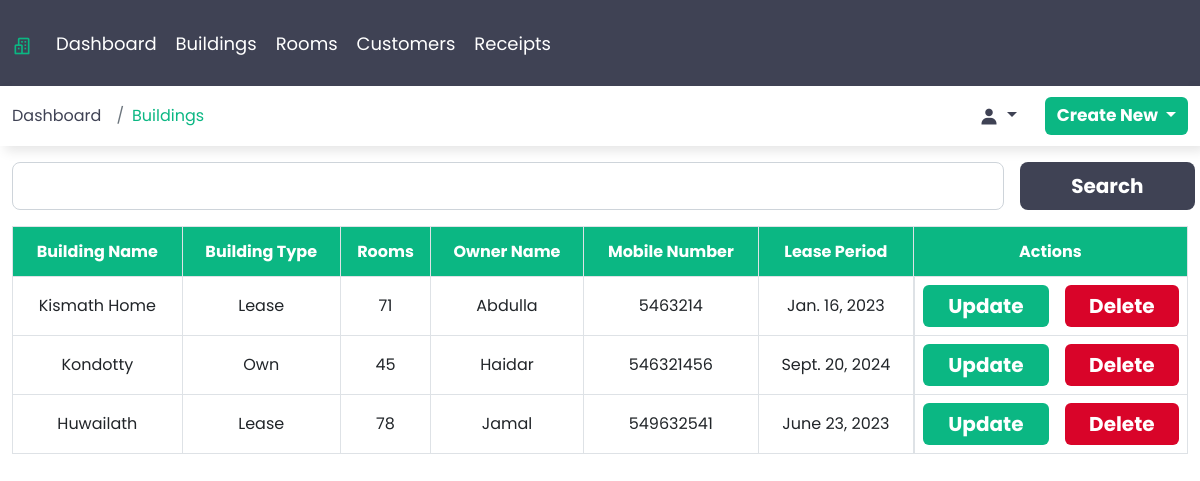
The app's page /buildings (signed in) with its own data.
### webapp/models.py (models this page shows, shortened)
class Building(models.Model):
    building_name = models.CharField(max_length=50)
    name_of_owner = models.CharField(max_length=50)
    building_type = models.ForeignKey(BuildingType, on_delete=models.CASCADE)
    number_of_rooms = models.IntegerField()
    mobile_number = models.IntegerField()
    current_lease_period = models.DateField()
    class Meta:
        verbose_name_plural = 'Buildings'

class BuildingType(models.Model):
    building_type = models.CharField(max_length=100)
    class Meta:
        verbose_name_plural = 'Building Type'
    def __str__(self):
        return self.building_type

### webapp/views.py (the view)
# urls.py: path('buildings', views.BuildingsView, name='buildings'),
@login_required()
def BuildingsView(request):
    building_list = Building.objects.all()
    return render(request, 'buildings.html', {'context': 'Buildings', 'building_list': building_list})

### templates/buildings.html (shortened to what this page needs)
{% extends 'base.html' %}
{% load static %}
{% block content %}
    <div class="container-fluid">
        <div class="sub-box">
            <div class="row">
                <div class="col-sm-12 mt-3">
                    <div class="row">
                        <div class="col-sm-12 col-md-12 col-lg-12 col-xl-12 col-xxl-12 search-col">
                            <form action="" class="d-flex gap-3">
                                <input type="text" class="form-control form-control-lg" id="search" >
                                <button type="submit" class="btn btn-lg search">Search</button>
                            </form>
                        </div>
                    </div>
                </div>
                <div class="col-sm-12 mt-3 table-responsive">
                    <table class="table table-hover table-bordered text-center ">
                        <thead>
                            <tr>
                                <th scope="col" class="align-middle">Building Name</th>
                                <th scope="col" class="align-middle">Building Type</th>
                                <th scope="col" class="align-middle">Rooms</th>
                                <th scope="col" class="align-middle">Owner Name</th>
                                <th scope="col" class="align-middle">Mobile Number</th>
                                <th scope="col" class="align-middle">Lease Period</th>
                                <th scope="col" class="align-middle">Actions</th>
                            </tr>
                        </thead>
                        <tbody>
                            {% for list in building_list %}
                            <tr>
                                <td class="align-middle">{{list.building_name}}</td>
                                <td class="align-middle">{{list.building_type}}</td>
                                <td class="align-middle">{{list.number_of_rooms}}</td>
                                <td class="align-middle">{{list.name_of_owner}}</td>
                                <td class="align-middle">{{list.mobile_number}}</td>
                                <td class="align-middle">{{list.current_lease_period}}</td>
                                <td class="d-flex justify-content-between gap-3">
                                    <a href="{% url 'update_building' list.id %}" class="btn update">Update</a>
                                    <form action="{% url 'delete_building' list.id %}" method="post">
                                        <input type="submit" value="Delete" class="btn delete">
                                    </form>
                                </td>
                            </tr>
                            {% endfor %}
                        </tbody>
                    </table>
                </div>
            </div>
        </div>
    </div>
{% endblock %}

### static/css/style.css (style rules this page uses)
* { margin:0; padding: 0; box-sizing: border-box; }
:root { --font-primary: "Poppins", sans-serif; }
:root { --weight-700: 700; }
:root { --color-primary: #0bb783; --color-secondary: #3f4254; --color-white: white; }
body { font-family: var(--font-primary); }
a { text-decoration: none; color: var(--color-secondary)s; }
form { width: 100%; z-index: 100; }
.btn { background-color: var(--color-primary); color: var(--color-white); width: 100%; font-weight: 700; font-size: 25px; font-family: var(--font-primary); border: none; }
.btn.delete { font-size: 20px; background-color: #d90429; }
.btn.update { font-size: 20px; background-color: var(--color-primary); }
#search { width: 90%; }
.btn.search { width: 10%; font-size: 20px; background-color: var(--color-secondary); }
.search-col { padding-right: 5px; }
thead { background-color: var(--color-primary); color: var(--color-white); font-family: var(--font-primary); height: 50px; }
@media screen and (max-width: 1920px) { .btn.delete { width: 100%; } }
@media screen and (max-width: 1920px) { .btn.update { width: 100%; } }
@media screen and (max-width: 1920px) { #search { width: 82%; } }
@media screen and (max-width: 1920px) { .btn.search { width: 18%; } }
@media screen and (max-width: 1400px) { .btn.delete { width: 100%; } }
@media screen and (max-width: 1400px) { .btn.update { width: 100%; } }
@media screen and (max-width: 1400px) { #search { width: 82%; } }
@media screen and (max-width: 1400px) { .btn.search { width: 18%; } }
@media screen and (max-width: 1200px) { .btn.delete { width: 100%; } }
@media screen and (max-width: 1200px) { .btn.update { width: 100%; } }
@media screen and (max-width: 1200px) { #search { width: 85%; } }
@media screen and (max-width: 1200px) { .btn.search { width: 15%; } }

### records on screen
Building: building_name "Kismath Home", building_type "Lease", number_of_rooms "71", name_of_owner "Abdulla", mobile_number "5463214", current_lease_period "Jan. 16, 2023"
Building: building_name "Kondotty", building_type "Own", number_of_rooms "45", name_of_owner "Haidar", mobile_number "546321456", current_lease_period "Sept. 20, 2024"
Building: building_name "Huwailath", building_type "Lease", number_of_rooms "78", name_of_owner "Jamal", mobile_number "549632541", current_lease_period "June 23, 2023"

### other values on screen
{{ context }} "Buildings"
